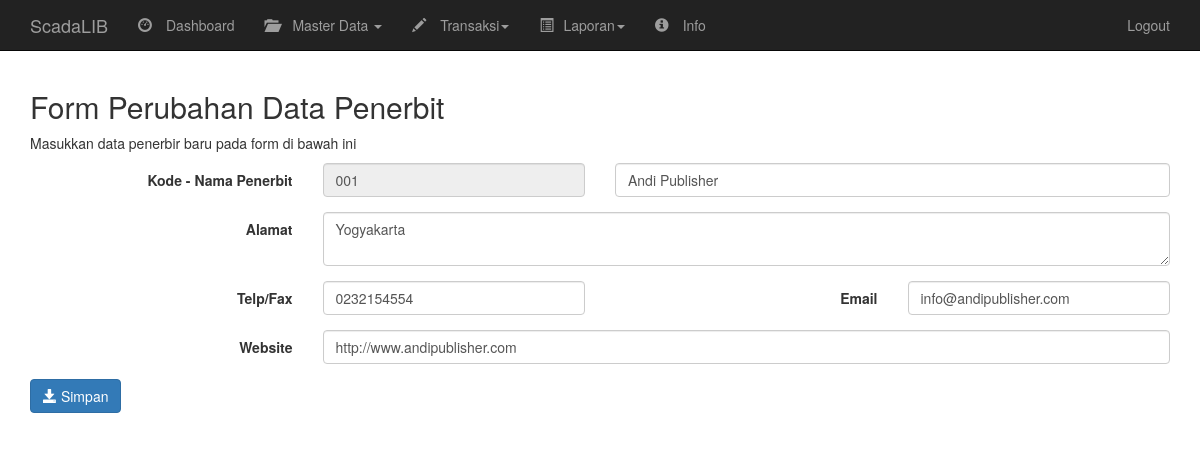
Screenshot of /index.php?file=penerbit_edit&kode=001 with the database file from the repository.
### tables this page shows
CREATE TABLE IF NOT EXISTS `tbl_penerbit` (
  `kode_penerbit` char(4) NOT NULL,
  `nama_penerbit` varchar(150) NOT NULL,
  `alamat_penerbit` varchar(250) NOT NULL,
  `telp_fax` varchar(20) NOT NULL,
  `email` varchar(150) NOT NULL,
  `website` varchar(150) NOT NULL,
  PRIMARY KEY (`kode_penerbit`)
);

### penerbit_edit.php (the view, shortened to what this page needs)
<?php
$kode=$_GET['kode'];
$sql_penerbit=mysqli_query($konek,"SELECT * FROM tbl_penerbit where kode_penerbit='$kode'");
$data_penerbit=mysqli_fetch_array($sql_penerbit,MYSQLI_ASSOC);
?>
<h2>Form Perubahan Data Penerbit</h2>
<p>Masukkan data penerbir baru pada form di bawah ini</p>
<form method="POST" action="index.php?file=penerbit_update" class="form-horizontal">
	<div class="form-group">
		<label class="control-label col-sm-3">Kode - Nama Penerbit</label>
		<div class="col-sm-3">
			<input type="text" name="kode" placeholder="masukkan kode penerbit" class="form-control" value="<?php echo $data_penerbit['kode_penerbit'];?>" readonly/>
		</div>
		<div class="col-sm-6">
			<input type="text" name="nama" placeholder="masukkan nama penerbit" class="form-control"  value="<?php echo $data_penerbit['nama_penerbit'];?>"  required autofocus autocomplete/>
		</div>
	</div>
	<div class="form-group">
		<label class="control-label col-sm-3">Alamat</label>
		<div class="col-sm-9">
			<textarea name="alamat" class="form-control" placeholder="masukkan alamat lengkap"><?php echo $data_penerbit['alamat_penerbit'];?></textarea>
		</div>
	</div>
	<div class="form-group">
		<label class="control-label col-sm-3">Telp/Fax</label>
		<div class="col-sm-3">
			<input type="text" name="tlp" placeholder="masukkan no. telp/fax" class="form-control" value="<?php echo $data_penerbit['telp_fax'];?>">
		</div>
		<label class="control-label col-sm-3">Email</label>
		<div class="col-sm-3">
			<input type="text" name="email" placeholder="masukkan email" class="form-control" value="<?php echo $data_penerbit['email'];?>">
		</div>
	</div>
	<div class="form-group">
		<label class="control-label col-sm-3">Website</label>
		<div class="col-sm-9">
			<input type="text" name="website" placeholder="masukkan alamat URL website" class="form-control" value="<?php echo $data_penerbit['website'];?>">
		</div>
	</div>
	<div class="form-group">
		<div class="col-sm-12">
			<button type="submit" name="tombol_simpan" class="btn btn-primary"><span class="glyphicon glyphicon-save"></span> Simpan</button>
		</div>
	</div>
</form>

### rows the page displays
tbl_penerbit: kode "001", nama "Andi Publisher", alamat "Yogyakarta", tlp "0232154554", email "info@andipublisher.com", website "http://www.andipublisher.com"
